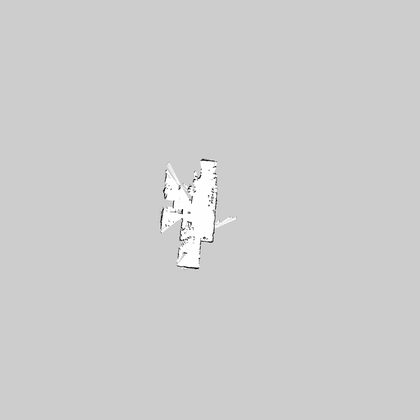
%> input picture images/mymap.png, 420 x 420 px, shrunk from 2048 x 2048 before the run, given in place of mymap.pgm, which was not available
$ octave convertMap.m   (GNU Octave 9; MATLAB toolbox functions it lacks are replaced by stand-ins)
%> lines starting %> are read from the running program, lines starting %| are printed output that depends on the picture; in (x1, y1, x2, y2) boxes, pixels count from 0 and x2, y2 are one past the last pixel; in counts of white or black regions, pixels touching at a corner belong together; the program's own positions count from 1; pictures that were not available may be replaced by others from this repository, and a replacement may not be noted
clear all; clc;
%% Load image map
mymap = imread('./images/mymap.pgm');
%> mymap is the input picture: size 420x420 uint8; min 0, max 255, mean 205.6
mymapSize = size(mymap);
%> mymapSize = [420 420]
limitMymapX = mymapSize(1,2);
%> limitMymapX = 420
limitMymapY = mymapSize(1,1);
%> limitMymapY = 420
figure('Name','Load Map');

% subplot(1,2,1);
image(mymap);
title('Original Map');
xlabel('Width [unit]');
ylabel('Heigth [unit]');
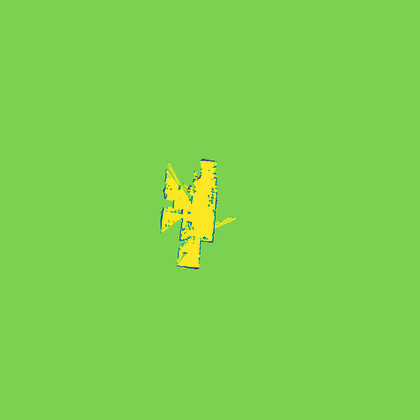
%> displayed picture: size 420x420x3, on the screen's scale of 0 to 255; mean R, G, B 125.9, 210.1, 79.3
hold on;

%% Crop image to fit map
expandZone = 20;

for i=1:limitMymapY
    for j=1:limitMymapX
        if(mymap(i,j)==0)
            limitBot = i+expandZone;
            if (limitBot>limitMymapY)
                limitBot = limitMymapY;
            end
            break;
        end
    end
end
%> after the loop, limitBot = 289
for i=limitMymapY:-1:1
    for j=1:limitMymapX
        if(mymap(i,j)==0)
            limitTop = i-expandZone;
            if (limitTop<=0)
                limitTop = 1;
            end
            break;
        end
    end
end
%> after the loop, limitTop = 160
for i=1:limitMymapX
    for j=1:limitMymapY
        if(mymap(j,i)==0)
            limitRight = i+expandZone;
            if (limitRight>limitMymapX)
                limitRight = limitMymapX;
            end
            break;
        end
    end
end
%> after the loop, limitRight = 218
for i=limitMymapX:-1:1
    for j=1:limitMymapY
        if(mymap(j,i)==0)
            limitLeft = i-expandZone;
            if (limitLeft<=0)
                limitLeft = 1;
            end
            break;
        end
    end
end
%> after the loop, limitLeft = 175

imageCropped = mymap(limitTop:limitBot,limitLeft:limitRight);
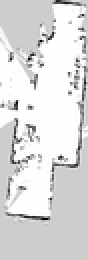
%> imageCropped: size 130x44 uint8 (shown 2 times larger); min 0, max 255, mean 220.2
figure
image(imageCropped)
% [4 lines of commented-out code are left out]
title("Cropped Map")
xlabel('Width [unit]');
ylabel('Heigth [unit]');
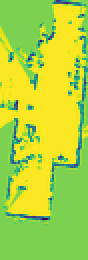
%> displayed picture: size 130x44x3, on the screen's scale of 0 to 255 (shown 2 times larger); mean R, G, B 174.6, 213.5, 62.9
% hold on;

%% Convert image to binary occupancy map
imageBW = imageCropped < 100;
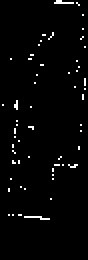
%> imageBW: size 130x44 logical (shown 2 times larger); 2.2% white in thin lines or dots, all inside (x1, y1, x2, y2) = (1, 0, 43, 110)
%> (the run ends here)
